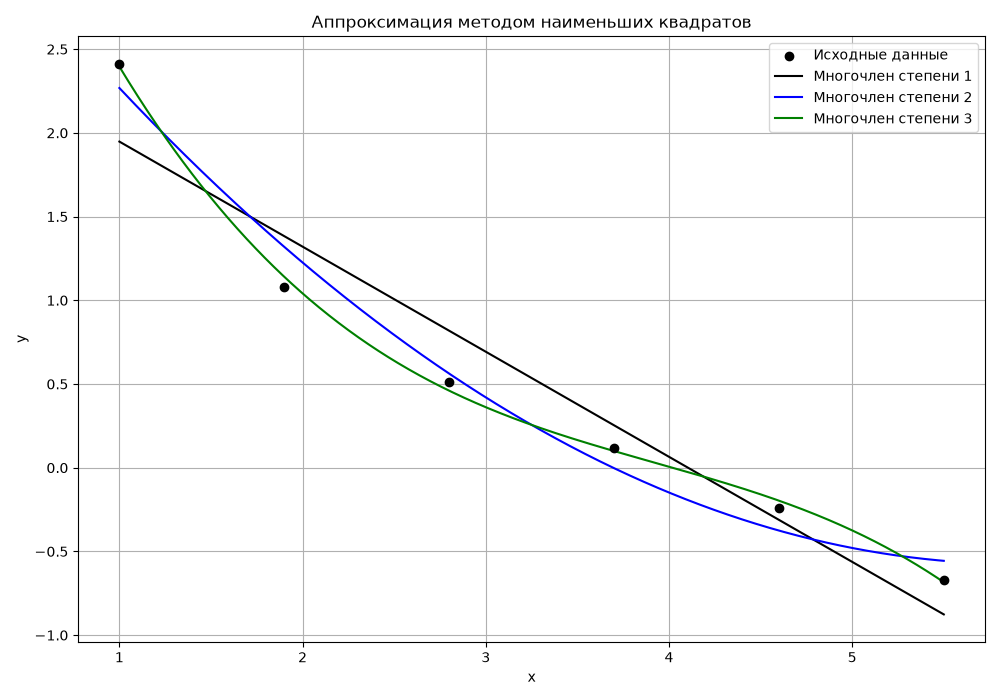

Reproduce this figure in Python.
import matplotlib.pyplot as plt


GRAPH_FILE = '3.png'
OUTPUT_FILE = 'output3.txt'


def solve_linear_system(a_matrix, b_vector):
    size = len(b_vector)
    matrix = list()
    for i in range(size):
        line = list(a_matrix[i])
        line.append(b_vector[i])
        matrix.append(line)
    for i in range(size):
        lead_line = i
        max_value = abs(matrix[i][i])
        for j in range(i + 1, size):
            value = abs(matrix[j][i])
            if value > max_value:
                max_value = value
                lead_line = j
        if max_value < 1e-7:
            raise ValueError('Нормальная система вырождена')
        if lead_line != i:
            matrix[i], matrix[lead_line] = matrix[lead_line], matrix[i]
        for j in range(i + 1, size):
            multiplier = matrix[j][i] / matrix[i][i]
            for k in range(i, size + 1):
                matrix[j][k] -= multiplier * matrix[i][k]
    x = [0] * size
    for i in range(size - 1, -1, -1):
        s = 0
        for j in range(i + 1, size):
            s += matrix[i][j] * x[j]
        x[i] = (matrix[i][size] - s) / matrix[i][i]
    return x


def normal_system(x_nodes, y_nodes, degree):
    size = degree + 1
    a_matrix = list()
    b_vector = list()
    for i in range(size):
        line = list()
        for j in range(size):
            s = 0
            for x in x_nodes:
                s += x ** (i + j)
            line.append(s)
        a_matrix.append(line)
        s = 0
        for j in range(len(x_nodes)):
            s += y_nodes[j] * x_nodes[j] ** i
        b_vector.append(s)
    return a_matrix, b_vector


def polynomial(coefficients, x):
    result = 0
    for i in range(len(coefficients) - 1, -1, -1):
        result = result * x + coefficients[i]
    return result


def squared_errors(x_nodes, y_nodes, coefficients):
    phi = 0
    for i in range(len(x_nodes)):
        difference = polynomial(coefficients, x_nodes[i]) - y_nodes[i]
        phi += difference ** 2
    return phi


def polynomial_to_str(coefficients):
    polynomial = ''
    for i in range(len(coefficients)):
        coefficient = coefficients[i]
        if abs(coefficient) < 1e-7:
            continue
        polynomial_part = f'{abs(coefficient):.3g}'
        if i == 1:
            polynomial_part += ' * x'
        elif i > 1:
            polynomial_part += f' * x^{i}'
        if len(polynomial) == 0:
            if coefficient < 0:
                polynomial = '-'
            polynomial += polynomial_part
        elif coefficient < 0:
            polynomial += ' - ' + polynomial_part
        else:
            polynomial += ' + ' + polynomial_part
    if len(polynomial) == 0:
        polynomial = '0'
    return polynomial


def find_approximation(x_nodes, y_nodes, degree):
    a_matrix, b_vector = normal_system(x_nodes, y_nodes, degree)
    coefficients = solve_linear_system(a_matrix, b_vector)
    phi = squared_errors(x_nodes, y_nodes, coefficients)
    mse = phi / len(x_nodes)
    return coefficients, phi, mse


def make_graph(x_nodes, y_nodes, approximations):
    left_border = x_nodes[0]
    right_border = x_nodes[-1]
    points_count = 1000
    list_x = list()
    for i in range(points_count + 1):
        x = left_border + (right_border - left_border) * i / points_count
        list_x.append(x)
    figure, axes = plt.subplots(figsize=(10, 7))
    axes.scatter(
        x_nodes, y_nodes, color='black', marker='o', zorder=4,
        label='Исходные данные'
    )
    colors = ['black', 'b', 'g', 'c', 'm', 'y', 'k']
    for i in range(len(approximations)):
        coefficients = approximations[i][0]
        list_y = list()
        for x in list_x:
            list_y.append(polynomial(coefficients, x))
        axes.plot(
            list_x, list_y, color=colors[i % len(colors)],
            label=f'Многочлен степени {i + 1}'
        )
    axes.set_title('Аппроксимация методом наименьших квадратов')
    axes.set_xlabel('x')
    axes.set_ylabel('y')
    axes.grid(True)
    axes.legend()
    figure.tight_layout()
    figure.savefig(GRAPH_FILE)
    plt.close(figure)


def main():
    try:
        with open('input3.txt', 'r', encoding='utf-8') as file:
            lines = file.readlines()
    except FileNotFoundError:
        raise FileNotFoundError('Отсутствует input3.txt')
    try:
        indices = list()
        for number in lines[0].split():
            indices.append(int(number))
        x_nodes = list()
        for number in lines[1].split():
            x_nodes.append(float(number))
        y_nodes = list()
        for number in lines[2].split():
            y_nodes.append(float(number))
    except Exception as e:
        raise ValueError(f'Некорректный input3.txt: {e}')
    if len(indices) != len(x_nodes) or len(x_nodes) != len(y_nodes):
        raise ValueError('Некорректные данные в input3.txt')
    approximations = list()
    for degree in range(1, 4):
        approximations.append(find_approximation(x_nodes, y_nodes, degree))
    make_graph(x_nodes, y_nodes, approximations)
    best_degree = 1
    for i in range(1, len(approximations)):
        if approximations[i][1] < approximations[best_degree - 1][1]:
            best_degree = i + 1
    with open(OUTPUT_FILE, 'w', encoding='utf-8') as file:
        file.write('Метод наименьших квадратов' + '\n')
        file.write('Исходные данные' + '\n')
        file.write('i  x_i  y_i' + '\n')
        for i in range(len(x_nodes)):
            file.write(
                f'{indices[i]}  {x_nodes[i]:.3g}  {y_nodes[i]:.3g}' + '\n'
            )
        file.write('\n')
        for i in range(len(approximations)):
            coefficients, phi, mse = approximations[i]
            degree = i + 1
            file.write(f'Коэффициенты многочлена степени {degree}' + '\n')
            for j in range(len(coefficients)):
                file.write(f'a{j} = {coefficients[j]:.3g}' + '\n')
            file.write(
                f'P{degree}(x) = {polynomial_to_str(coefficients)}' + '\n'
            )
            file.write(f'Сумма квадратов ошибок Φ{degree} = {phi:.3g}' + '\n')
            file.write(f'MSE{degree} = {mse:.3g}' + '\n\n')
        file.write('Сравнение полученных ошибок' + '\n')
        for i in range(len(approximations)):
            file.write(
                f'Φ{i + 1} = {approximations[i][1]:.3g}, '
                f'MSE{i + 1} = {approximations[i][2]:.3g}' + '\n'
            )
        file.write(
            f'Наилучшее приближение на исходных точках даёт '
            f'многочлен степени {best_degree}.' + '\n'
        )


if __name__ == '__main__':
    main()
